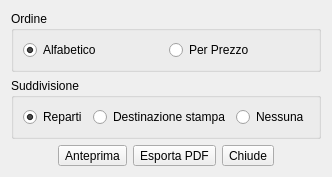
<?xml version="1.0" encoding="UTF-8"?>
<ui version="4.0">
 <class>ReportForm</class>
 <widget class="QDialog" name="ReportForm">
  <property name="geometry">
   <rect>
    <x>0</x>
    <y>0</y>
    <width>294</width>
    <height>170</height>
   </rect>
  </property>
  <property name="windowTitle">
   <string>Stampe</string>
  </property>
  <layout class="QVBoxLayout" name="verticalLayout">
   <item>
    <widget class="QGroupBox" name="groupBox">
     <property name="title">
      <string>Ordine</string>
     </property>
     <layout class="QHBoxLayout" name="horizontalLayout_3">
      <item>
       <widget class="QRadioButton" name="ordineAlfabeticoBox">
        <property name="text">
         <string>Alfabetico</string>
        </property>
        <property name="checked">
         <bool>true</bool>
        </property>
       </widget>
      </item>
      <item>
       <widget class="QRadioButton" name="ordinePrezzoBox">
        <property name="text">
         <string>Per Prezzo</string>
        </property>
       </widget>
      </item>
     </layout>
    </widget>
   </item>
   <item>
    <widget class="QGroupBox" name="groupBox_2">
     <property name="title">
      <string>Suddivisione</string>
     </property>
     <layout class="QHBoxLayout" name="horizontalLayout_2">
      <item>
       <widget class="QRadioButton" name="repartiBox">
        <property name="text">
         <string>Reparti</string>
        </property>
        <property name="checked">
         <bool>true</bool>
        </property>
       </widget>
      </item>
      <item>
       <widget class="QRadioButton" name="destinazioneBox">
        <property name="text">
         <string>Destinazione stampa</string>
        </property>
       </widget>
      </item>
      <item>
       <widget class="QRadioButton" name="noSuddivisioneBox">
        <property name="text">
         <string>Nessuna</string>
        </property>
       </widget>
      </item>
     </layout>
     <zorder>destinazioneBox</zorder>
     <zorder>noSuddivisioneBox</zorder>
     <zorder>repartiBox</zorder>
    </widget>
   </item>
   <item>
    <layout class="QHBoxLayout" name="horizontalLayout">
     <item>
      <spacer name="horizontalSpacer">
       <property name="orientation">
        <enum>Qt::Horizontal</enum>
       </property>
       <property name="sizeHint" stdset="0">
        <size>
         <width>40</width>
         <height>20</height>
        </size>
       </property>
      </spacer>
     </item>
     <item>
      <widget class="QToolButton" name="anteprimaBtn">
       <property name="sizePolicy">
        <sizepolicy hsizetype="Fixed" vsizetype="Preferred">
         <horstretch>0</horstretch>
         <verstretch>0</verstretch>
        </sizepolicy>
       </property>
       <property name="text">
        <string>Anteprima</string>
       </property>
      </widget>
     </item>
     <item>
      <widget class="QToolButton" name="esportaBtn">
       <property name="sizePolicy">
        <sizepolicy hsizetype="Fixed" vsizetype="Preferred">
         <horstretch>0</horstretch>
         <verstretch>0</verstretch>
        </sizepolicy>
       </property>
       <property name="text">
        <string>Esporta PDF</string>
       </property>
      </widget>
     </item>
     <item>
      <widget class="QToolButton" name="chiudeBtn">
       <property name="sizePolicy">
        <sizepolicy hsizetype="Fixed" vsizetype="Preferred">
         <horstretch>0</horstretch>
         <verstretch>0</verstretch>
        </sizepolicy>
       </property>
       <property name="text">
        <string>Chiude</string>
       </property>
      </widget>
     </item>
     <item>
      <spacer name="horizontalSpacer_2">
       <property name="orientation">
        <enum>Qt::Horizontal</enum>
       </property>
       <property name="sizeHint" stdset="0">
        <size>
         <width>40</width>
         <height>20</height>
        </size>
       </property>
      </spacer>
     </item>
    </layout>
   </item>
  </layout>
 </widget>
 <resources/>
 <connections>
  <connection>
   <sender>chiudeBtn</sender>
   <signal>clicked()</signal>
   <receiver>ReportForm</receiver>
   <slot>close()</slot>
   <hints>
    <hint type="sourcelabel">
     <x>199</x>
     <y>148</y>
    </hint>
    <hint type="destinationlabel">
     <x>265</x>
     <y>-2</y>
    </hint>
   </hints>
  </connection>
 </connections>
</ui>
